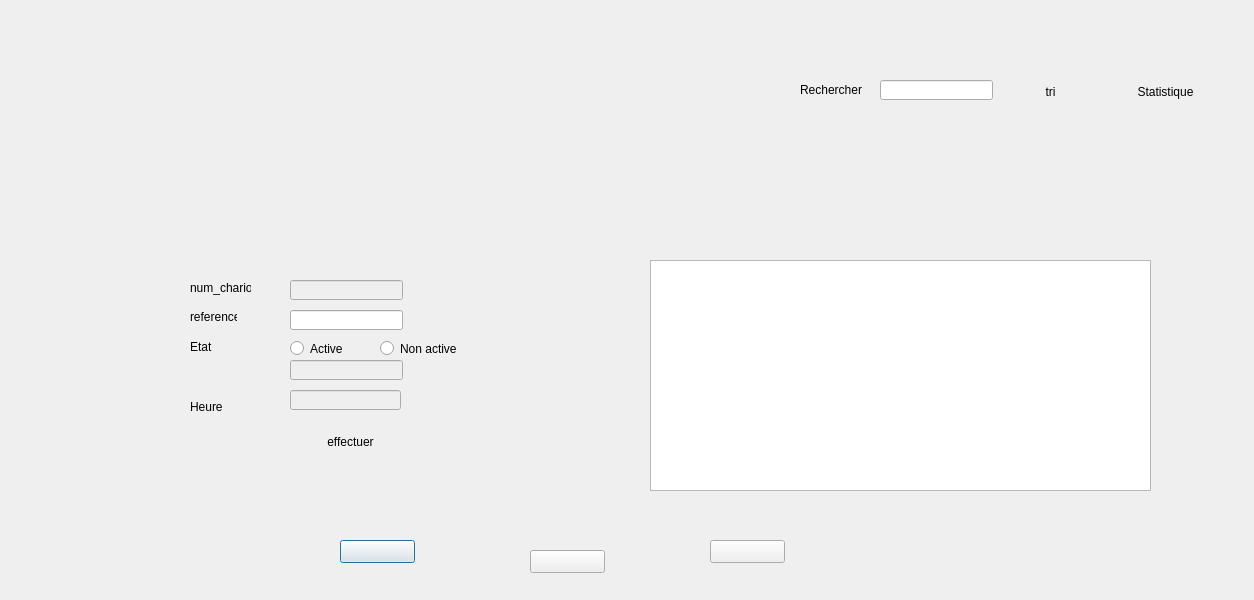
<?xml version="1.0" encoding="UTF-8"?>
<ui version="4.0">
 <class>chariot</class>
 <widget class="QDialog" name="chariot">
  <property name="geometry">
   <rect>
    <x>0</x>
    <y>0</y>
    <width>1254</width>
    <height>600</height>
   </rect>
  </property>
  <property name="windowTitle">
   <string>Dialog</string>
  </property>
  <widget class="QLineEdit" name="lineEdit_numchariot">
   <property name="enabled">
    <bool>false</bool>
   </property>
   <property name="geometry">
    <rect>
     <x>290</x>
     <y>280</y>
     <width>113</width>
     <height>20</height>
    </rect>
   </property>
   <property name="styleSheet">
    <string notr="true"/>
   </property>
  </widget>
  <widget class="QLineEdit" name="lineEdit_reference">
   <property name="geometry">
    <rect>
     <x>290</x>
     <y>310</y>
     <width>113</width>
     <height>20</height>
    </rect>
   </property>
  </widget>
  <widget class="QLabel" name="label">
   <property name="geometry">
    <rect>
     <x>190</x>
     <y>280</y>
     <width>61</width>
     <height>16</height>
    </rect>
   </property>
   <property name="text">
    <string>num_chariot</string>
   </property>
  </widget>
  <widget class="QLabel" name="label_2">
   <property name="geometry">
    <rect>
     <x>190</x>
     <y>310</y>
     <width>47</width>
     <height>13</height>
    </rect>
   </property>
   <property name="text">
    <string>reference</string>
   </property>
  </widget>
  <widget class="QTableView" name="tableView">
   <property name="geometry">
    <rect>
     <x>650</x>
     <y>260</y>
     <width>501</width>
     <height>231</height>
    </rect>
   </property>
  </widget>
  <widget class="QPushButton" name="pushButton">
   <property name="geometry">
    <rect>
     <x>340</x>
     <y>540</y>
     <width>75</width>
     <height>23</height>
    </rect>
   </property>
   <property name="styleSheet">
    <string notr="true">background:transparent;
border:transparent;
QPushButton{
background:rgba(255,255,255,0);
border-radius:8px;
}
QPushButton::hover{
background:rgba(0,0,0,85);
}</string>
   </property>
   <property name="text">
    <string/>
   </property>
  </widget>
  <widget class="QPushButton" name="pushButton_2">
   <property name="geometry">
    <rect>
     <x>530</x>
     <y>550</y>
     <width>75</width>
     <height>23</height>
    </rect>
   </property>
   <property name="styleSheet">
    <string notr="true">background:transparent;
border:transparent;
QPushButton{
background:rgba(255,255,255,0);
border-radius:8px;
}
QPushButton::hover{
background:rgba(0,0,0,85);
}</string>
   </property>
   <property name="text">
    <string/>
   </property>
  </widget>
  <widget class="QRadioButton" name="radioButton_active">
   <property name="geometry">
    <rect>
     <x>290</x>
     <y>340</y>
     <width>82</width>
     <height>17</height>
    </rect>
   </property>
   <property name="text">
    <string>Active</string>
   </property>
  </widget>
  <widget class="QRadioButton" name="radioButton_nonactive">
   <property name="geometry">
    <rect>
     <x>380</x>
     <y>340</y>
     <width>82</width>
     <height>17</height>
    </rect>
   </property>
   <property name="text">
    <string>Non active</string>
   </property>
  </widget>
  <widget class="QLabel" name="label_3">
   <property name="geometry">
    <rect>
     <x>190</x>
     <y>340</y>
     <width>47</width>
     <height>13</height>
    </rect>
   </property>
   <property name="text">
    <string>Etat</string>
   </property>
  </widget>
  <widget class="QLabel" name="label_4">
   <property name="geometry">
    <rect>
     <x>190</x>
     <y>400</y>
     <width>47</width>
     <height>13</height>
    </rect>
   </property>
   <property name="text">
    <string>Heure</string>
   </property>
  </widget>
  <widget class="QLineEdit" name="lineEdit_heure">
   <property name="enabled">
    <bool>false</bool>
   </property>
   <property name="geometry">
    <rect>
     <x>290</x>
     <y>390</y>
     <width>111</width>
     <height>20</height>
    </rect>
   </property>
  </widget>
  <widget class="QLineEdit" name="lineEdit_etat">
   <property name="enabled">
    <bool>false</bool>
   </property>
   <property name="geometry">
    <rect>
     <x>290</x>
     <y>360</y>
     <width>113</width>
     <height>20</height>
    </rect>
   </property>
  </widget>
  <widget class="QPushButton" name="pushButton_tri">
   <property name="geometry">
    <rect>
     <x>1030</x>
     <y>80</y>
     <width>41</width>
     <height>23</height>
    </rect>
   </property>
   <property name="styleSheet">
    <string notr="true">QPushButton{
	font: 24pt &quot;DEAR Daddy PERSONAL USE&quot;;
	font: 18pt &quot;DEAR Daddy PERSONAL USE&quot;;
background:rgba(255,255,255,0);
border-radius:8px;
}
QPushButton::hover{
background:rgba(0,0,0,85);
}</string>
   </property>
   <property name="text">
    <string>tri</string>
   </property>
  </widget>
  <widget class="QPushButton" name="pushButton_statistique">
   <property name="geometry">
    <rect>
     <x>1090</x>
     <y>80</y>
     <width>151</width>
     <height>23</height>
    </rect>
   </property>
   <property name="styleSheet">
    <string notr="true">QPushButton{
	font: 18pt &quot;MS Shell Dlg 2&quot;;
	font: 20pt &quot;DEAR Daddy PERSONAL USE&quot;;
background:rgba(255,255,255,0);
border-radius:8px;
}
QPushButton::hover{
background:rgba(0,0,0,85);
}</string>
   </property>
   <property name="text">
    <string>Statistique</string>
   </property>
  </widget>
  <widget class="QLabel" name="label_5">
   <property name="geometry">
    <rect>
     <x>800</x>
     <y>80</y>
     <width>101</width>
     <height>20</height>
    </rect>
   </property>
   <property name="styleSheet">
    <string notr="true">QPushButton{
	font: 75 11pt &quot;MS Shell Dlg 2&quot;;
	font: 24pt &quot;DEAR Daddy PERSONAL USE&quot;;
	font: 18pt &quot;DEAR Daddy PERSONAL USE&quot;;
	font: 22pt &quot;DEAR Daddy PERSONAL USE&quot;;
background:rgba(255,255,255,0);
border-radius:8px;
}
QPushButton::hover{
background:rgba(0,0,0,85);
}</string>
   </property>
   <property name="text">
    <string>Rechercher</string>
   </property>
  </widget>
  <widget class="QLineEdit" name="lineEdit_recherche">
   <property name="geometry">
    <rect>
     <x>880</x>
     <y>80</y>
     <width>113</width>
     <height>20</height>
    </rect>
   </property>
  </widget>
  <widget class="QPushButton" name="pushButton_modifier">
   <property name="geometry">
    <rect>
     <x>710</x>
     <y>540</y>
     <width>75</width>
     <height>23</height>
    </rect>
   </property>
   <property name="styleSheet">
    <string notr="true">background:transparent;
border:transparent;
QPushButton{
background:rgba(255,255,255,0);
border-radius:8px;
}
QPushButton::hover{
background:rgba(0,0,0,85);
}</string>
   </property>
   <property name="text">
    <string/>
   </property>
  </widget>
  <widget class="QPushButton" name="pushButton_effectuer">
   <property name="geometry">
    <rect>
     <x>290</x>
     <y>430</y>
     <width>121</width>
     <height>23</height>
    </rect>
   </property>
   <property name="styleSheet">
    <string notr="true">QPushButton{
	font: 18pt &quot;DEAR Daddy PERSONAL USE&quot;;
background:rgba(255,255,255,0);
border-radius:8px;
}
QPushButton::hover{
background:rgba(0,0,0,85);
}</string>
   </property>
   <property name="text">
    <string>effectuer</string>
   </property>
  </widget>
  <widget class="QLabel" name="label_6">
   <property name="geometry">
    <rect>
     <x>0</x>
     <y>10</y>
     <width>1261</width>
     <height>591</height>
    </rect>
   </property>
   <property name="styleSheet">
    <string notr="true"/>
   </property>
   <property name="text">
    <string/>
   </property>
   <property name="pixmap">
    <pixmap>:/new/prefix1/gererchariot.png</pixmap>
   </property>
  </widget>
  <widget class="QPushButton" name="pushButton_retour">
   <property name="geometry">
    <rect>
     <x>1170</x>
     <y>570</y>
     <width>75</width>
     <height>23</height>
    </rect>
   </property>
   <property name="styleSheet">
    <string notr="true">background:transparent;
border:transparent;</string>
   </property>
   <property name="text">
    <string/>
   </property>
  </widget>
  <zorder>label_6</zorder>
  <zorder>lineEdit_numchariot</zorder>
  <zorder>lineEdit_reference</zorder>
  <zorder>label</zorder>
  <zorder>label_2</zorder>
  <zorder>tableView</zorder>
  <zorder>pushButton</zorder>
  <zorder>pushButton_2</zorder>
  <zorder>radioButton_active</zorder>
  <zorder>radioButton_nonactive</zorder>
  <zorder>label_3</zorder>
  <zorder>label_4</zorder>
  <zorder>lineEdit_heure</zorder>
  <zorder>lineEdit_etat</zorder>
  <zorder>pushButton_tri</zorder>
  <zorder>pushButton_statistique</zorder>
  <zorder>label_5</zorder>
  <zorder>lineEdit_recherche</zorder>
  <zorder>pushButton_modifier</zorder>
  <zorder>pushButton_effectuer</zorder>
  <zorder>pushButton_retour</zorder>
 </widget>
 <resources/>
 <connections/>
</ui>
